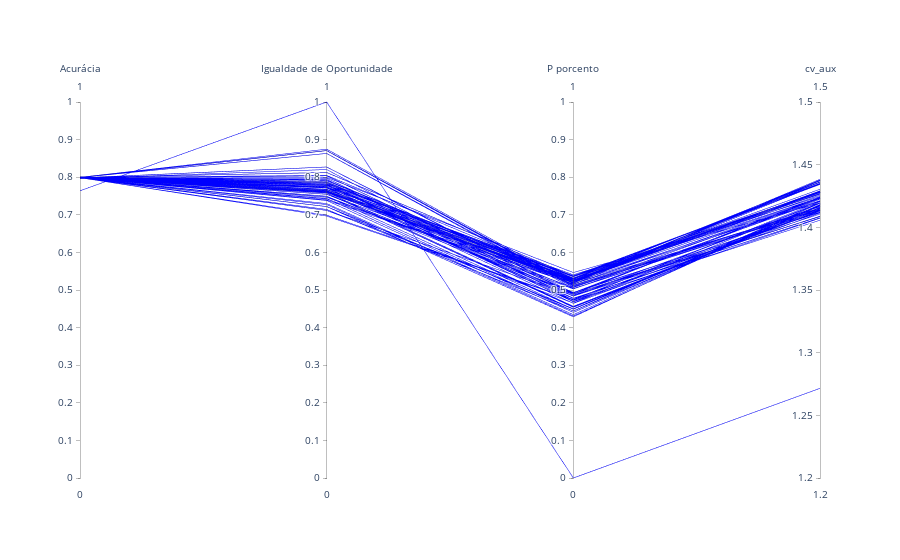

Source (notebook cell):
### Code cell
fig = go.Figure(data=
    go.Parcoords(
        line = dict(color = metrics_adult_fair['dominated'], 
                        colorscale = ['rgba(0.0,0.0,255,0.0)', 'rgba(0.0,0.0,255,0.5)']),
        dimensions = list([
            dict(range = [0,1],
                label = 'Acurácia', values = metrics_adult_fair['Acurácia']),
            dict(range = [0,1],
                label = 'Igualdade de Oportunidade', values = metrics_adult_fair['Igualdade de Oportunidade']),
            dict(range = [0,1],
                label = 'P porcento', values = metrics_adult_fair['P porcento']),
            dict(range = [1.2,1.5],
                label = 'cv_aux', values = metrics_adult_fair['cv_aux']),
        ])
    )
)

fig.update_layout(
    plot_bgcolor = 'white',
    paper_bgcolor = 'white'
)

fig.show()

### Figure 1 — Plotly figure (JSON) as saved in the notebook; plotly's stock layout.template omitted (floating-point values rounded to 4 significant figures; data arrays with more than 128 entries replaced by an {"elided": "..."} marker saying what was removed)
{"data": [{"dimensions": [{"label": "Acurácia", "range": [0, 1], "values": {"elided": "150 float values"}}, {"label": "Igualdade de Oportunidade", "range": [0, 1], "values": {"elided": "150 float values"}}, {"label": "P porcento", "range": [0, 1], "values": {"elided": "150 float values"}}, {"label": "cv_aux", "range": [1.2, 1.5], "values": {"elided": "150 float values"}}], "line": {"color": {"elided": "150 bool values"}, "colorscale": [[0, "rgba(0.0,0.0,255,0.0)"], [1, "rgba(0.0,0.0,255,0.5)"]]}, "type": "parcoords"}], "layout": {"paper_bgcolor": "white", "plot_bgcolor": "white"}}
